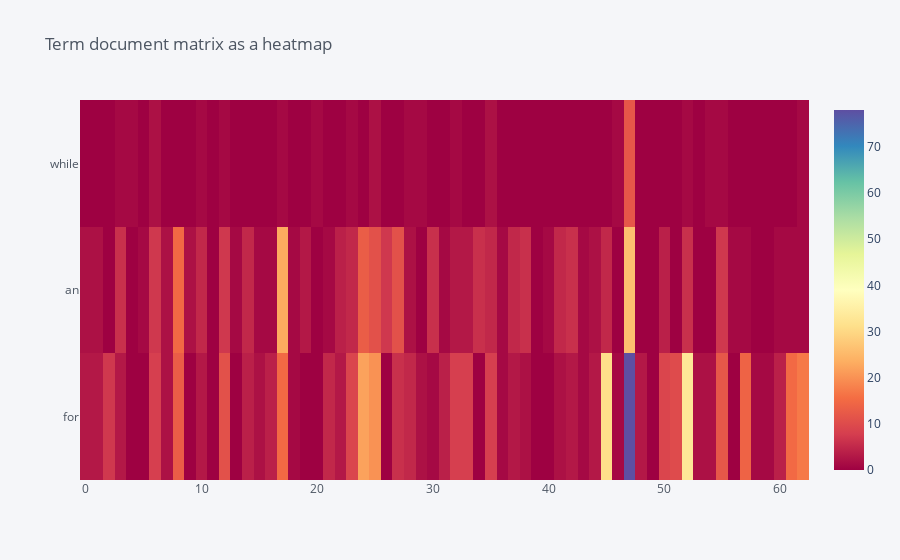

The cell this chart's notebook holds for it:
### Code cell
df[['for', 'an', 'while']].iplot(kind='heatmap',colorscale='spectral',title='Term document matrix as a heatmap')

### Figure 1 — Plotly figure (JSON) as saved in the notebook; plotly's stock layout.template omitted (floating-point values rounded to 4 significant figures; data arrays with more than 128 entries replaced by an {"elided": "..."} marker saying what was removed)
{"data": [{"colorscale": [[0, "rgb(158,1,66)"], [0.1, "rgb(213,62,79)"], [0.2, "rgb(244,109,67)"], [0.3, "rgb(253,174,97)"], [0.4, "rgb(254,224,139)"], [0.5, "rgb(255,255,191)"], [0.6, "rgb(230,245,152)"], [0.7, "rgb(171,221,164)"], [0.8, "rgb(102,194,165)"], [0.9, "rgb(50,136,189)"], [1, "rgb(94,79,162)"]], "type": "heatmap", "x": [0, 1, 2, 3, 4, 5, 6, 7, 8, 9, 10, 11, 12, 13, 14, 15, 16, 17, 18, 19, 20, 21, 22, 23, 24, 25, 26, 27, 28, 29, 30, 31, 32, 33, 34, 35, 36, 37, 38, 39, 40, 41, 42, 43, 44, 45, 46, 47, 48, 49, 50, 51, 52, 53, 54, 55, 56, 57, 58, 59, 60, 61, 62], "y": ["for", "an", "while"], "z": {"elided": "3x63 int values"}, "zmax": 78, "zmin": 0}], "layout": {"legend": {"bgcolor": "#F5F6F9", "font": {"color": "#4D5663"}}, "paper_bgcolor": "#F5F6F9", "plot_bgcolor": "#F5F6F9", "title": {"font": {"color": "#4D5663"}, "text": "Term document matrix as a heatmap"}, "xaxis": {"gridcolor": "#E1E5ED", "showgrid": true, "tickfont": {"color": "#4D5663"}, "title": {"font": {"color": "#4D5663"}, "text": ""}, "zerolinecolor": "#E1E5ED"}, "yaxis": {"gridcolor": "#E1E5ED", "showgrid": true, "tickfont": {"color": "#4D5663"}, "title": {"font": {"color": "#4D5663"}, "text": ""}, "zerolinecolor": "#E1E5ED"}}}
